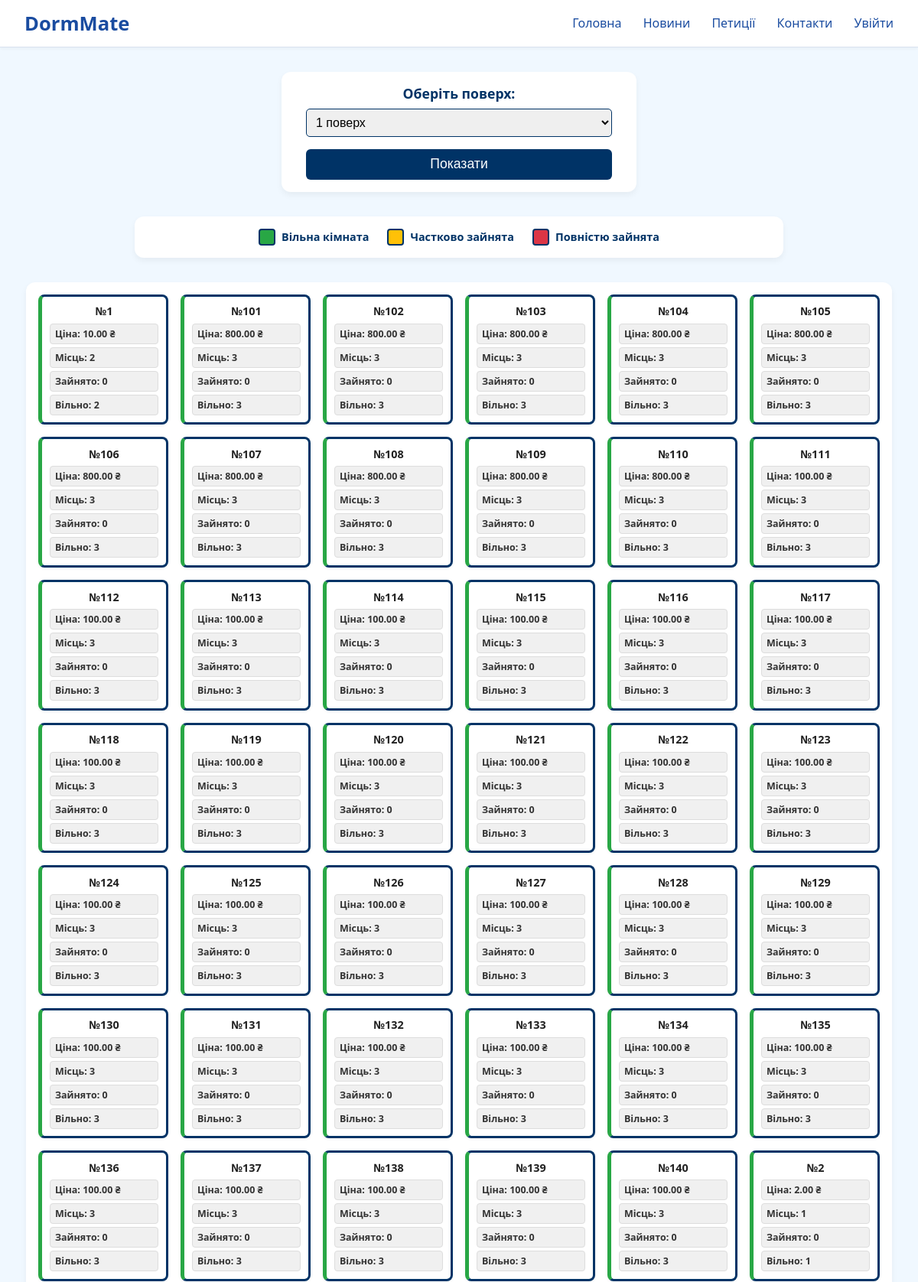
/rooms/ (upper part), run on the app's committed database.
### rooms/models.py (models this page shows, shortened)
class Room(models.Model):
    number = models.CharField(max_length=10)
    floor = models.IntegerField()
    price = models.DecimalField(max_digits=8, decimal_places=2)
    capacity = models.IntegerField()
    about = models.TextField(default="Звичайна кімната")
    image = models.ImageField(upload_to='room_images/', default='room_images/default.jpg')
    residents = models.ManyToManyField(
        settings.AUTH_USER_MODEL,
        blank=True,
        related_name='shared_rooms'
    )
    def occupancy_status(self):
        count = self.residents.count()
        if count >= self.capacity:
            return "full"
        elif count == 0:
            return "empty"
        else:
            return "partial"
    def occupied_slots(self):
        return self.residents.count()
    def free_slots(self):
        return self.capacity - self.residents.count()

### rooms/views.py (the view, shortened to what this page needs)
# urls.py: path("rooms/", views.floor_selector_view, name="floor-selector"),
def floor_selector_view(request):
    floors = list(Room.objects.values_list('floor', flat=True).distinct().order_by('floor'))
    try:
        selected_floor = int(request.GET.get('floor', floors[0]))
    except (ValueError, TypeError):
        selected_floor = floors[0]
    if selected_floor not in floors:
        selected_floor = floors[0]
    rooms = Room.objects.filter(floor=selected_floor).order_by('number')
    return render(request, 'index.html', {
        'floors': floors,
        'rooms': rooms,
        'selected_floor': selected_floor,
        'has_rooms': rooms.exists(),
    })

### rooms/templates/index.html (shortened to what this page needs)
{% extends "base.html" %}
{% load static %}
{% block css_files %}
<link rel="stylesheet" href="{% static "rooms/base.css" %}">
{% endblock css_files %}
{% block content %}
{% if has_rooms %}
<div class="floor-selector-container">
    <form method="GET" action="{% url 'floor-selector' %}" class="floor-form">
        <label for="floor" class="floor-label">Оберіть поверх:</label>
        <select name="floor" id="floor" class="floor-select">
            {% for floor in floors %}
                <option value="{{ floor }}" {% if floor == selected_floor %}selected{% endif %}>
                    {{ floor }} поверх
                </option>
            {% endfor %}
        </select>
        <button type="submit" class="floor-submit-btn">Показати</button>
    </form>
</div>
<div class="legend-container">
  <div class="legend-item">
    <div class="legend-color-box legend-empty"></div> Вільна кімната
  </div>
  <div class="legend-item">
    <div class="legend-color-box legend-partial"></div> Частково зайнята
  </div>
  <div class="legend-item">
    <div class="legend-color-box legend-full"></div> Повністю зайнята
  </div>
</div>
<div class="room-tiles-container">
    <div class="room-plan-grid">
        {% for room in rooms %}
            <a href="{% url 'room-detail' room.number %}" class="room-tile room-{{ room.occupancy_status }}">
                <div class="tile-header">
                    №{{ room.number }}
                </div>
                <div class="tile-body">
                    <div class="tile-item"><strong>Ціна:</strong> {{ room.price }} ₴</div>
                    <div class="tile-item"><strong>Місць:</strong> {{ room.capacity }}</div>
                    <div class="tile-item"><strong>Зайнято:</strong> {{ room.occupied_slots }}</div>
                    <div class="tile-item"><strong>Вільно:</strong> {{ room.free_slots }}</div>
                </div>
            </a>
        {% endfor %}
    </div>
</div>
{% else %}
<div class="rooms-list-container">
    <p class="no-rooms-msg">Жодної кімнати не знайдено.</p>
</div>
{% endif %}
{% endblock content %}

### rooms/static/rooms/base.css (style rules this page uses)
body { font-family: 'Segoe UI', Tahoma, Geneva, Verdana, sans-serif; background-color: #f0f8ff; color: #1a1a2e; margin: 0; padding: 0; }
html { scroll-behavior: smooth; }
.floor-selector-container { max-width: 400px; margin: 2rem auto; padding: 1rem 2rem; background: white; border-radius: 12px; box-shadow: 0 4px 8px rgba(0,0,0,0.05); text-align: center; }
.floor-label { font-weight: bold; display: block; margin-bottom: 0.5rem; font-size: 1.1rem; color: #003366; }
.floor-select { width: 100%; padding: 0.5rem; font-size: 1rem; border-radius: 5px; border: 1px solid #003366; margin-bottom: 1rem; }
.floor-submit-btn { width: 100%; padding: 0.6rem; font-size: 1.1rem; border-radius: 6px; border: none; background-color: #003366; color: white; cursor: pointer; transition: background-color 0.3s ease; }
html, body { height: 100%; margin: 0; padding: 0; }
body { display: flex; flex-direction: column; min-height: 100vh; }
.room-plan-grid { display: grid; grid-template-columns: repeat(auto-fill, minmax(80px, 1fr)); gap: 4px; }
.room-empty { background-color: #f0f4ff; border: 2px solid #003366; color: #003366; font-weight: 600; border-radius: 8px; transition: background-color 0.2s ease; }
.legend-container { max-width: 800px; margin: 2rem auto; background: white; padding: 1rem 1.5rem; border-radius: 12px; box-shadow: 0 4px 8px rgba(0,0,0,0.05); display: flex; justify-content: center; gap: 2rem; font-weight: 600; color: #003366; font-size: 1rem; }
.legend-item { display: flex; align-items: center; gap: 0.6rem; }
.legend-color-box { width: 24px; height: 24px; border-radius: 6px; border: 2px solid transparent; }
.legend-empty { background-color: #f0f4ff; border-color: #003366; }
.legend-partial { background-color: #cce0ff; border-color: #0055cc; }
.legend-full { background-color: #ffe0e0; border-color: #cc0000; }
.room-tiles-container { max-width: 1100px; margin: 2rem auto; padding: 1rem; background-color: white; border-radius: 12px; box-shadow: 0 4px 8px rgba(0,0,0,0.05); }
.room-plan-grid { display: grid; grid-template-columns: repeat(6, 1fr); gap: 1rem; max-width: 1100px; margin: 0 auto; }
.room-tile { display: flex; flex-direction: column; padding: 0.6rem; background-color: #ffffff; border-radius: 8px; border: 3px solid #003366; border-left-width: 5px; text-decoration: none; color: #333; box-shadow: 0 1px 4px rgba(0, 0, 0, 0.05); transition: transform 0.15s ease, box-shadow 0.15s ease, background-color 0.3s ease; font-size: 0.78rem; cursor: pointer; }
.room-empty { border-left-color: #28a745; }
.tile-header { font-size: 0.9rem; font-weight: bold; text-align: center; margin-bottom: 0.4rem; color: #222; }
.tile-body { display: grid; gap: 0.25rem; }
.tile-item { background: #f0f0f0; padding: 0.25rem 0.4rem; border-radius: 4px; border: 1px solid #ddd; }
.legend-container { display: flex; gap: 1.5rem; justify-content: center; align-items: center; margin: 1rem auto 2rem; font-size: 0.9rem; }
.legend-item { display: flex; align-items: center; gap: 0.5rem; }
.legend-color-box { width: 18px; height: 18px; border-radius: 4px; border: 2px solid #003366; }
.legend-empty { background-color: #28a745; }
.legend-partial { background-color: #ffc107; }
.legend-full { background-color: #dc3545; }

### data on the page
Room: number "1", price "10.00", capacity "2", occupied_slots "0", free_slots "2"
Room: number "101", price "800.00", capacity "3", occupied_slots "0", free_slots "3"
Room: number "102", price "800.00", capacity "3", occupied_slots "0", free_slots "3"
Room: number "103", price "800.00", capacity "3", occupied_slots "0", free_slots "3"
Room: number "104", price "800.00", capacity "3", occupied_slots "0", free_slots "3"
Room: number "105", price "800.00", capacity "3", occupied_slots "0", free_slots "3"
Room: number "106", price "800.00", capacity "3", occupied_slots "0", free_slots "3"
Room: number "107", price "800.00", capacity "3", occupied_slots "0", free_slots "3"
Room: number "108", price "800.00", capacity "3", occupied_slots "0", free_slots "3"
Room: number "109", price "800.00", capacity "3", occupied_slots "0", free_slots "3"
Room: number "110", price "800.00", capacity "3", occupied_slots "0", free_slots "3"
Room: number "111", price "100.00", capacity "3", occupied_slots "0", free_slots "3"
Room: number "112", price "100.00", capacity "3", occupied_slots "0", free_slots "3"
Room: number "113", price "100.00", capacity "3", occupied_slots "0", free_slots "3"
Room: number "114", price "100.00", capacity "3", occupied_slots "0", free_slots "3"
Room: number "115", price "100.00", capacity "3", occupied_slots "0", free_slots "3"
Room: number "116", price "100.00", capacity "3", occupied_slots "0", free_slots "3"
Room: number "117", price "100.00", capacity "3", occupied_slots "0", free_slots "3"
Room: number "118", price "100.00", capacity "3", occupied_slots "0", free_slots "3"
Room: number "119", price "100.00", capacity "3", occupied_slots "0", free_slots "3"
Room: number "120", price "100.00", capacity "3", occupied_slots "0", free_slots "3"
Room: number "121", price "100.00", capacity "3", occupied_slots "0", free_slots "3"
Room: number "122", price "100.00", capacity "3", occupied_slots "0", free_slots "3"
Room: number "123", price "100.00", capacity "3", occupied_slots "0", free_slots "3"
Room: number "124", price "100.00", capacity "3", occupied_slots "0", free_slots "3"
Room: number "125", price "100.00", capacity "3", occupied_slots "0", free_slots "3"
Room: number "126", price "100.00", capacity "3", occupied_slots "0", free_slots "3"
Room: number "127", price "100.00", capacity "3", occupied_slots "0", free_slots "3"
Room: number "128", price "100.00", capacity "3", occupied_slots "0", free_slots "3"
Room: number "129", price "100.00", capacity "3", occupied_slots "0", free_slots "3"
Room: number "130", price "100.00", capacity "3", occupied_slots "0", free_slots "3"
Room: number "131", price "100.00", capacity "3", occupied_slots "0", free_slots "3"
Room: number "132", price "100.00", capacity "3", occupied_slots "0", free_slots "3"
Room: number "133", price "100.00", capacity "3", occupied_slots "0", free_slots "3"
Room: number "134", price "100.00", capacity "3", occupied_slots "0", free_slots "3"
Room: number "135", price "100.00", capacity "3", occupied_slots "0", free_slots "3"
Room: number "136", price "100.00", capacity "3", occupied_slots "0", free_slots "3"
Room: number "137", price "100.00", capacity "3", occupied_slots "0", free_slots "3"
Room: number "138", price "100.00", capacity "3", occupied_slots "0", free_slots "3"
Room: number "139", price "100.00", capacity "3", occupied_slots "0", free_slots "3"
Room: number "140", price "100.00", capacity "3", occupied_slots "0", free_slots "3"
Room: number "2", price "2.00", capacity "1", occupied_slots "0", free_slots "1"

### other printed values
form field floor "1 поверх"
